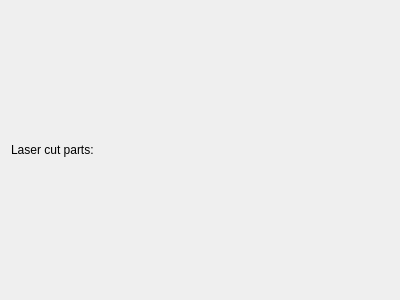
<?xml version="1.0" encoding="UTF-8"?>
<ui version="4.0">
 <class>Form</class>
 <widget class="QWidget" name="Form">
  <property name="geometry">
   <rect>
    <x>0</x>
    <y>0</y>
    <width>400</width>
    <height>300</height>
   </rect>
  </property>
  <property name="windowTitle">
   <string>Form</string>
  </property>
  <layout class="QHBoxLayout" name="horizontalLayout">
   <item>
    <layout class="QVBoxLayout" name="verticalLayout" stretch="0,1">
     <item>
      <widget class="QLabel" name="label">
       <property name="text">
        <string>Laser cut parts:</string>
       </property>
      </widget>
     </item>
     <item>
      <layout class="QVBoxLayout" name="table_layout"/>
     </item>
    </layout>
   </item>
  </layout>
 </widget>
 <resources/>
 <connections/>
</ui>
